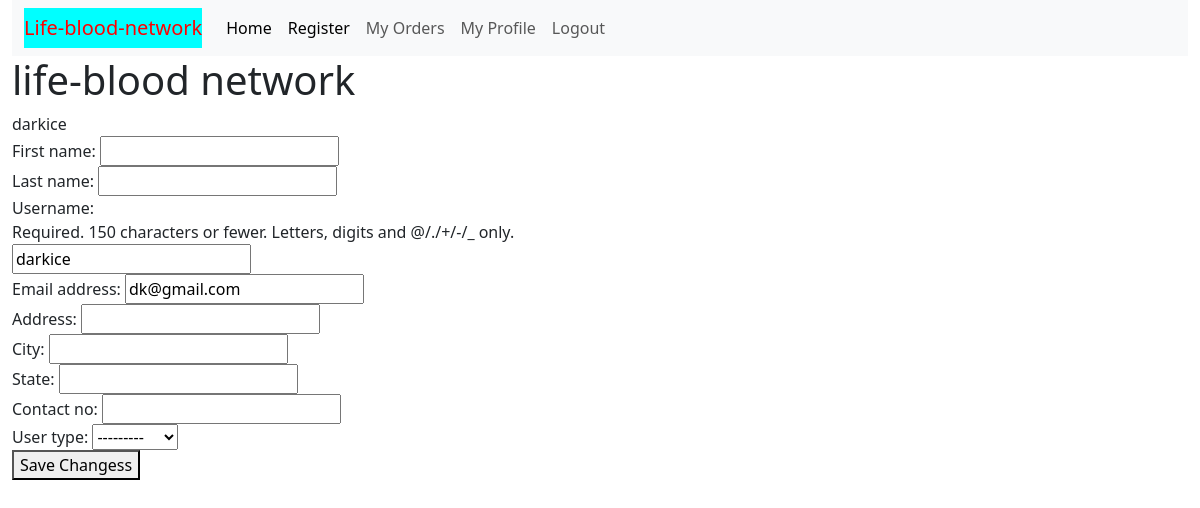
/profile (signed in), run on the app's committed database.
### homepage/models.py (models this page shows)
class User(AbstractUser):
    USER_TYPE =(
        ('provider', 'provider'),
        ('reciever', 'reciever'),
    )
    contact_no = models.CharField(max_length=20, blank=True)
    address = models.CharField(max_length=200, blank=True)
    city = models.CharField(max_length=100)
    state = models.CharField(max_length=100)
    user_type = models.CharField(max_length=20, choices=USER_TYPE)

### homepage/views.py (the view)
# urls.py: path("profile", views.my_profile_view, name="my_profile")
@login_required(login_url="login_view")
def my_profile_view(request):
    user = User.objects.get(username=request.user)
    form = ProfilePageForm(instance=user)
    if request.method == "POST":
        formtosave= ProfilePageForm(request.POST)
        return HttpResponseRedirect(reverse('my_profile'))
    return render(request, "homepage/profile.html", {
        "form": form
    })

### homepage/forms.py
class ProfilePageForm(forms.ModelForm):
    class Meta:
        model = User
        fields = (
            'first_name',
            'last_name',
            'username',
            'email',
            'address',
            'city',
            'state',
            'contact_no',
            'user_type',
        )

### homepage/templates/homepage/profile.html
{% extends 'homepage/layout.html'%}
{% load static %}
{% block body %}
  <h1>life-blood network</h1>
  <div class="row">
    <div class="col">
      {% if request.user %}
        {{ request.user }}
      {% endif %}
      <form action="#">
        {{ form }}
        <button type="submit">Save Changess</button>
      </form>
    </div>
  </div>
{% endblock %}

### data on the page
User: user "darkice", username "darkice", email "dk@gmail.com", user_type "---------"
